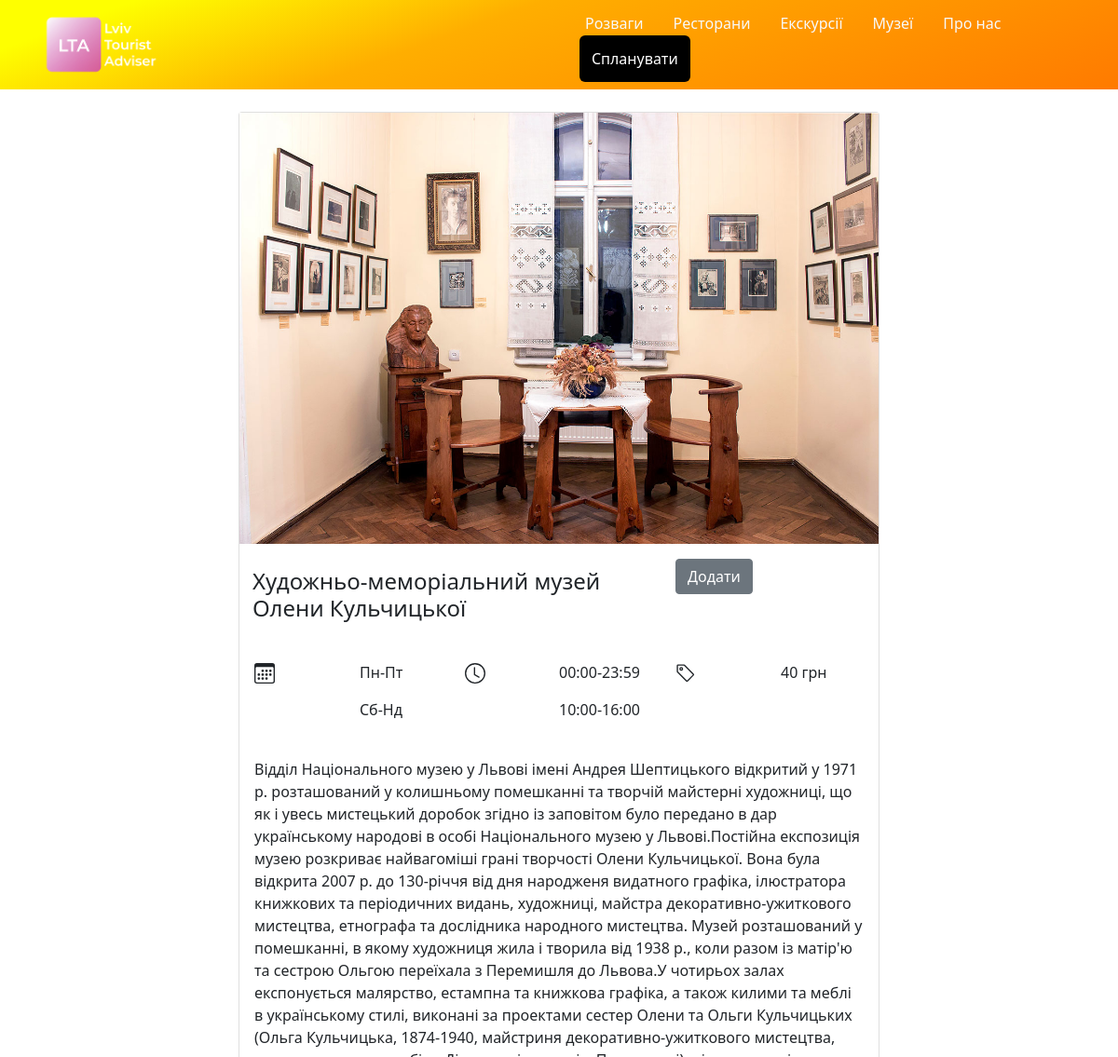
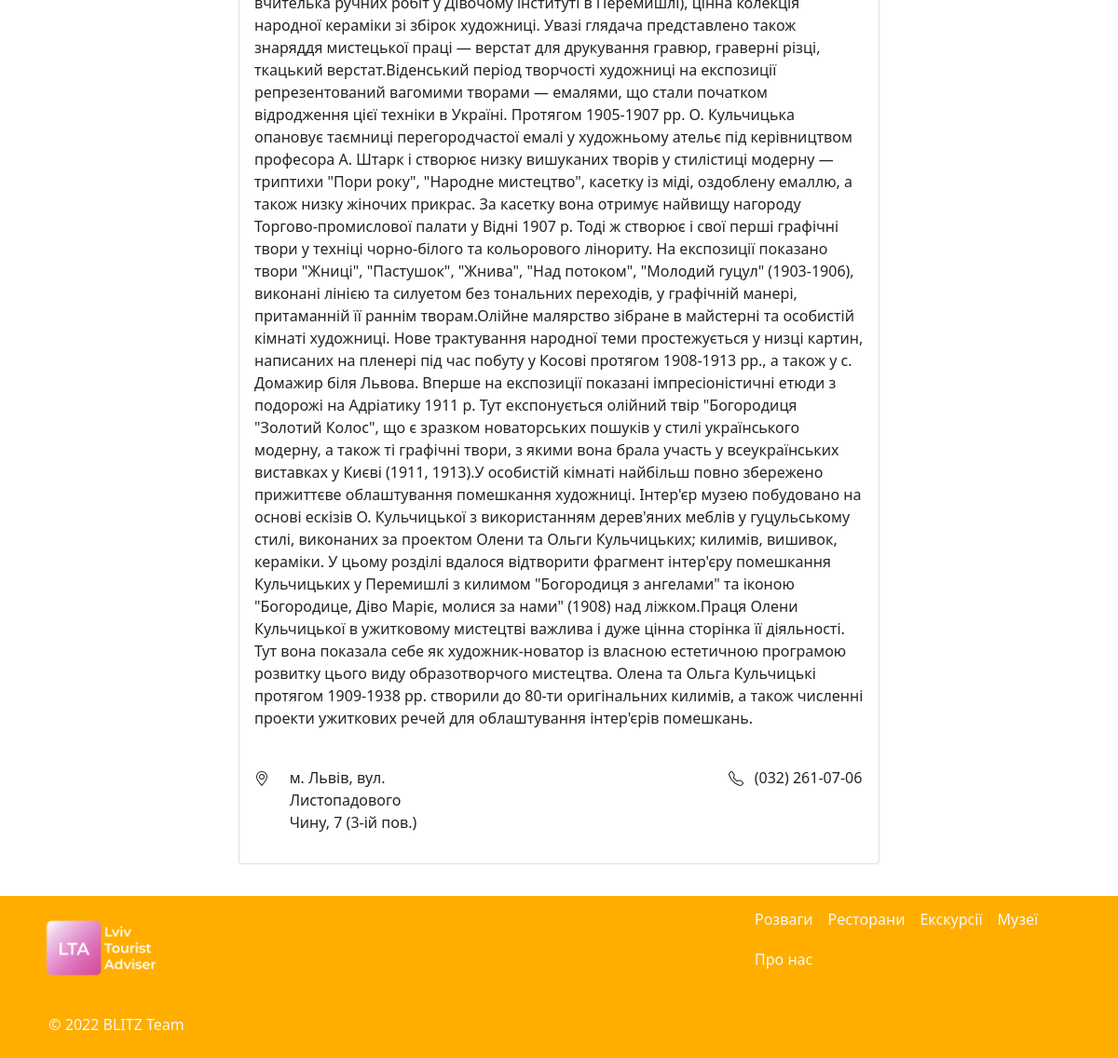
/museums/4, run on the app's committed database (2 pictures, top to bottom).
### museums/models.py (models this page shows, shortened)
class Museums(models.Model):
    name = models.CharField(max_length=100)
    address = models.CharField(max_length=150)
    price = models.IntegerField()
    img_url = models.CharField(max_length=200)
    start_work_hour = models.CharField(max_length=10)
    end_work_hour = models.CharField(max_length=10)
    description = models.TextField()
    rating = models.DecimalField(max_digits=3, decimal_places=1)
    phone_number = models.CharField(max_length=80)
    category = models.IntegerField(null=True)

### museums/views.py (the view)
# urls.py: path('<int:id_museum>', views.museum_id),
def museum_id(request, id_museum):
    museum = Museums.objects.get(id=id_museum)
    data = {
        'museum': museum
    }
    return render(request, 'museums/item.html', data)

### museums/views.py (called while the page is built)
@register.filter
def get_img(museum):
    return f'/static/museums/photos/{museum.id}.jpg'

### museums/templates/museums/item.html (shortened to what this page needs)
{% extends "main/base.html" %}
{% load static %}
{% block content %}
      <div class="row">
        <div class="col-2">
        </div>
        <div class="col-8">
          <div class="container-fluid">
            <div class="row">
              <div class="col-12">
                <div class="card mb-4 box-shadow">
                  <div class='row'>
                    <div class="col-12">
                      <div style="display:flex; justify-content:center;width:100%;">
                        <img src="{{ museum|get_img }}" alt="" style = "max-width:100%;">
                      </div>
                      <div class="card-body">
                        <div class="row">
                          <div class="col-8" style="padding:10px;">
                            <h4>{{ museum.name }}</h4>
                          </div>
                          <div class="col-4" style="float:right;">
                            <button type="button" class="btn btn-secondary add">
                              <p style="margin-bottom:0px;" id="{{ museum.id }}">Додати</p>
                            </button>
                          </div>
                        </div>
                        <br>
                          <div class="row">
                            <div class="col-4">
                              <div class="row">
                                <div class="col-6">
                                </div>
                                <div class="col-6">
                                  <p style="text-align:left;">Пн-Пт</p>
                                  <p style="text-align:left;">Сб-Нд</p>
                                </div>
                              </div>
                            </div>
                            <div class="col-4">
                              <div class="row">
                                <div class="col-6">
                                  <svg xmlns="http://www.w3.org/2000/svg" width="22" height="22" fill="currentColor" class="bi bi-clock" viewBox="0 0 16 16">
                                    <path d="M8 3.5a.5.5 0 0 0-1 0V9a.5.5 0 0 0 .252.434l3.5 2a.5.5 0 0 0 .496-.868L8 8.71V3.5z"/>
                                    <path d="M8 16A8 8 0 1 0 8 0a8 8 0 0 0 0 16zm7-8A7 7 0 1 1 1 8a7 7 0 0 1 14 0z"/>
                                  </svg>
                                </div>
                                <div class="col-6" style='padding:0;'>
                                  <p style="text-align:left;">{{museum.start_work_hour}}-{{museum.end_work_hour}}</p>
                                  <p style="text-align:left;">10:00-16:00</p>
                                </div>
                              </div>
                            </div>
                            <div class="col-4">
                              <div class="row">
                                <div class="col-6">
                                </div>
                                <div class="col-6">
                                  <p style="text-align:left;">{{museum.price}} грн</p>
                                </div>
                              </div>
                            </div>
                          </div>
                          <br>
                          <p>{{ museum.description }}</p>
                          <br>
                          <div class="row">
                            <div class="col-4" style="text-align:left;">
                              <div class="row">
                                <div class="col-2">
                                </div>
                                <div class="col-10">
                                  <p>{{museum.address}}</p>
                                </div>
                              </div>
                            </div>
                            <div class="col-5"></div>
                            <div class="col-3" style="text-align:left;">
                              <div class="row">
                                <div class="col-2">
                                </div>
                                <div class="col-10">
                                  <p>{{museum.phone_number}}</p>
                                </div>
                              </div>
                            </div>
                          </div>
                      </div>
                    </div>
                  </div>
                </div>
              </div>
            </div>
          </div>
        </div>
      </div>
</html>
{% endblock %}

### data on the page
Museums: name "Художньо-меморіальний музей Олени Кульчицької", start_work_hour "00:00", end_work_hour "23:59", price "40", description "Відділ Національного музею у Львові імені Андрея Шептицького відкритий у 1971 р. розташований у колишньому помешканні та творчій майстерні художниці, що як і увесь мистецький доробок згідно із заповітом було передано в дар українському народові в особі Національного музею у Львові.Постійна експозиція музею розкриває найвагоміші грані творчості Олени Кульчицької. Вона була відкрита 2007 р. до 130-річчя від дня народженя видатного графіка, ілюстратора книжкових та періодичних видань, художниці, майстра декоративно-ужиткового мистецтва, етнографа та дослідника народного мистецтва. Музей розташований у помешканні, в якому художниця жила і творила від 1938 р., коли разом із матір'ю та сестрою…", address "м. Львів, вул. Листопадового Чину, 7 (3-ій пов.)", phone_number "(032) 261-07-06"
